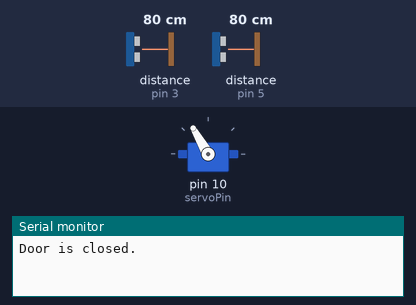
Simulated run of this sketch. Board: Arduino Uno, built with avr-gcc and run on an emulated ATmega328P. Parts: servo, the last lines printed to the serial monitor. Wiring (inferred from the names in the program): 2 × ultrasonic range finder: trigger pin 2, echo pin 3 / trigger pin 4, echo pin 5. The inputs (shaded band) are chosen by the test bench; at power-on: distance to the obstacle (sensors on pin 3, pin 5) 80 cm. The echo pulse lasts 58.3 µs per cm.

Above: at 1.8 s.
1.9 s: distance to the obstacle (sensor on pin 3) set to 12 cm
3.4 s: distance to the obstacle (sensor on pin 3) set to 9 cm
At 4.5 s:
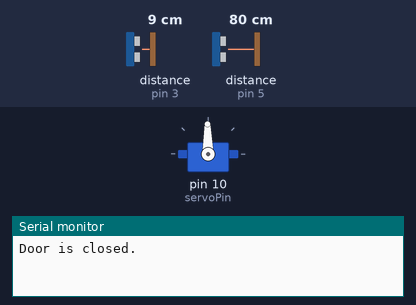
At 7.2 s:
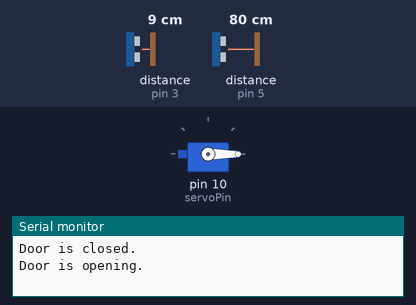
Timing chart, 0 to 8.7 s (numbered marks = the images above; inputs shaded):
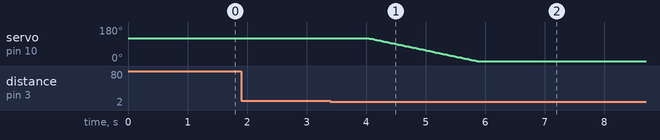

Measured:
- the behaviour switches between 11 and 10 cm on distance to the obstacle (sensor on pin 3) (found by bisection; images 0 and 1)
- after the input at 1.9 s, every drawn part: stays the same
- after the input at 3.4 s, servo on pin 10 (servoPin): moves from 120° to 0° over 1.8 s, starting after 0.66 s

The sketch:

smart_door_2ultrasonicsensor_servomotor.ino
```cpp
#include <Servo.h>  // Include the Servo library to control the servo motor.

Servo servo;  // Create a servo object.
int trigPin1 = 2;  // Pin for triggering the first ultrasonic sensor.
int echoPin1 = 3;  // Pin for receiving the echo from the first ultrasonic sensor.
int trigPin2 = 4;  // Pin for triggering the second ultrasonic sensor.
int echoPin2 = 5;  // Pin for receiving the echo from the second ultrasonic sensor.
int servoPin = 10;  // Pin connected to the servo motor.

long duration1, distance1;
long duration2, distance2;
bool doorOpen = false;  // State of the door, true if open.
int currentServoPos = 120;  // Current position of the servo.

void setup() {
    Serial.begin(9600);  // Start serial communication at 9600 baud.
    servo.attach(servoPin);  // Attach the servo motor to its control pin.
    pinMode(trigPin1, OUTPUT);  // Set the first trigPin as an output.
    pinMode(echoPin1, INPUT);  // Set the first echoPin as an input.
    pinMode(trigPin2, OUTPUT);  // Set the second trigPin as an output.
    pinMode(echoPin2, INPUT);  // Set the second echoPin as an input.
    servo.write(currentServoPos);  // Initially close the door (servo at 120 degrees).
    Serial.println("Door is closed.");
}

void measureDistance(long &duration, int trigPin, int echoPin, long &distance) {
    digitalWrite(trigPin, LOW);  // Clear the trigPin.
    delayMicroseconds(2);  // Short delay before sending a pulse.
    digitalWrite(trigPin, HIGH);  // Send a high pulse to trigPin to start the measurement.
    delayMicroseconds(10);  // Duration of the high pulse.
    digitalWrite(trigPin, LOW);  // End the pulse by setting trigPin low.

    duration = pulseIn(echoPin, HIGH);  // Measure the length of the incoming pulse.
    distance = duration * 0.034 / 2;  // Calculate the distance in centimeters.
}

void moveServo(int targetPos, int stepDelay) {
    if (currentServoPos < targetPos) {
        for (int pos = currentServoPos; pos <= targetPos; pos++) {
            servo.write(pos);
            delay(stepDelay);
        }
    } else {
        for (int pos = currentServoPos; pos >= targetPos; pos--) {
            servo.write(pos);
            delay(stepDelay);
        }
    }
    currentServoPos = targetPos;
}

void loop() {
    measureDistance(duration1, trigPin1, echoPin1, distance1);  // Measure the distance using the first ultrasonic sensor.
    measureDistance(duration2, trigPin2, echoPin2, distance2);  // Measure the distance using the second ultrasonic sensor.

    // Check distances from both sensors
    if ((distance1 < 10 || distance2 < 10) && !doorOpen) {  // If an object is detected within 10 cm by any sensor and the door is not already open.
        moveServo(0, 15);  // Open the door slowly with a delay of 15 ms between each step.
        doorOpen = true;  // Update the door's state to open.
        Serial.println("Door is opening.");
        delay(5000);  // Allow time for the door to stay open.
    } else if ((distance1 >= 10 && distance2 >= 10) && doorOpen) {  // If no object is detected within 10 cm by both sensors and the door is open.
        moveServo(120, 15);  // Close the door slowly with a delay of 15 ms between each step.
        doorOpen = false;  // Update the door's state to closed.
        Serial.println("Door is closing.");
        delay(3000);  // Allow time for the door to stay closed.
    }
    delay(1000);  // Delay between measurements to avoid rapid triggering.
}
```
